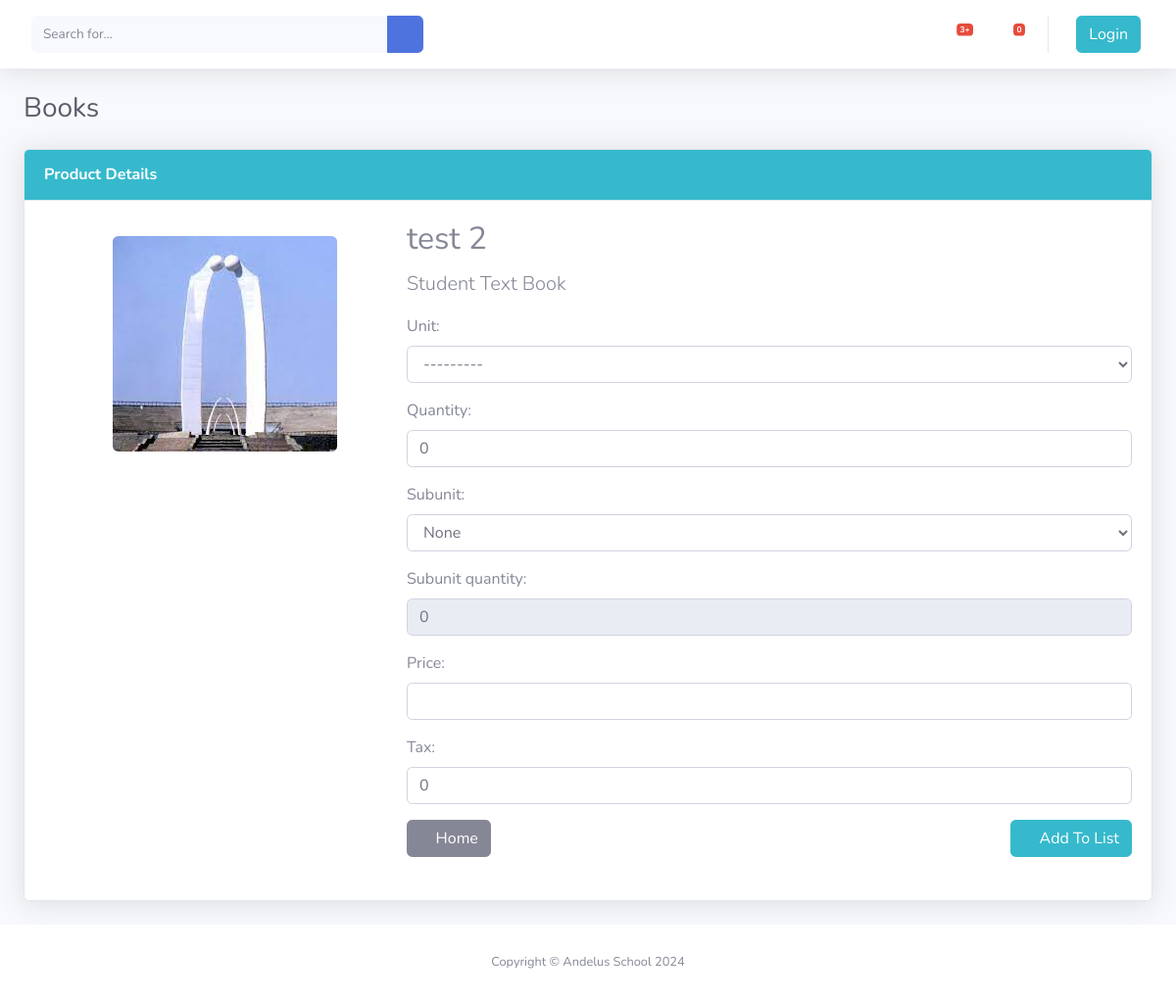
Screenshot of /store/product_detail/1/?p=book with the database file from the repository.
### store/models.py (models this page shows, shortened)
class Book(models.Model):
    category = models.ForeignKey(Category, on_delete=models.CASCADE, default=1)
    description = models.CharField(max_length=200, default="", blank=True,null=True)
    image = models.ImageField(upload_to = 'uploads/book/')
    book_name = models.CharField(max_length=100)
    grade = models.CharField(max_length=50)
    pages = models.IntegerField()
    subject = models.CharField(max_length=255)

### store/views.py (the view)
# urls.py: path('product_detail/<int:product_id>/', views.product_detail, name='product_detail'),
def product_detail(request,product_id):
    product_type = request.GET['p']
    if product_type == 'book':
        page = 'book'
        product = Book.objects.get(id = product_id)
        form = OrderForm()
    elif product_type == 'item':
        page = 'item'
        product = Item.objects.get(id = product_id)
        form = OrderForm( )
    context = {'product':product,'page':page, 'form':form}
    return render(request, 'store/product_detail.html', context)

### store/forms.py
class OrderForm(forms.ModelForm):
    class Meta:
        model = Order
        fields = ['unit', 'quantity', 'subunit', 'subunit_quantity', 'price', 'tax']
        widgets = {
            'unit': forms.Select(attrs={'class': 'form-control'}),
            'quantity': forms.NumberInput(attrs={'class': 'form-control'}),
            'subunit': forms.Select(attrs={'class': 'form-control', 'onchange': 'updateSubunitQuantity()'}), # Add onchange event to trigger JavaScript function
            'subunit_quantity': forms.NumberInput(attrs={'class': 'form-control', 'readonly': True}), # Set readonly attribute initially
            'price': forms.NumberInput(attrs={'class': 'form-control'}),
            'tax': forms.NumberInput(attrs={'class': 'form-control'}),
        }
    def __init__(self, *args, **kwargs):
        super(OrderForm, self).__init__(*args, **kwargs)
        self.fields['subunit'].required = False
        self.fields['subunit_quantity'].required = False
        self.fields['subunit'].widget.attrs['onchange'] = 'updateSubunitQuantity();'

### cart/cart.py (called while the page is built)
    def __len__(self):
		    return len(self.cart)

### cart/context_processors.py (called while the page is built)
def cart(request):
	return {'cart': Cart(request)}

### store/templates/store/product_detail.html (shortened to what this page needs)
{% extends 'base.html' %}
{% block content %}
<div class="container-fluid">
    <div class="d-sm-flex align-items-center justify-content-between mb-4">
        {% if page == 'book' %}
        <h1 class="h3 mb-0 text-gray-800">Books </h1>
        {% elif page == 'item' %}
        <h1 class="h3 mb-0 text-gray-800">Items</h1>
        {% endif %}
    </div>
    <div class="card shadow mb-4">
        <div class="card-header py-3 bg-info text-white">
            <h6 class="m-0 font-weight-bold">Product Details</h6>
        </div>
        <div class="card-body">
            <div class="row no-gutters mb-4">
                <div class="col-md-4 text-center">
                    <img src="{{ product.image.url }}" class="img-fluid rounded mt-3 mb-3" id="modal-image" style="max-height: 300px;" alt="Product Image">
                </div>
                <div class="col-md-8">
                    <div class="text-left">
                        <h2 class="card-title">{{ product.book_name }}</h2>
                        <p class="card-text lead">{{ product.description }}</p>
                        {{ form.as_p }}
                        <div class="d-flex justify-content-between align-items-center mt-3">
                            <div>
                                <a href="{% url 'index' %}" class="btn btn-secondary"><i class="fas fa-home"></i> Home</a>
                            </div>
                            <div>
                                <button type="button" value="{{ product.id }}" class="btn btn-info" id="add-list"><i class="fas fa-list"></i> Add To List</button>
                            </div>
                        </div>
                    </div>
                </div>
            </div>
        </div>
    </div>
</div>
{% endblock %}

### rows the page displays
Book: image (picture), book_name "test 2", description "Student Text Book"

### other values shown
{{ cart|length }} "0"
